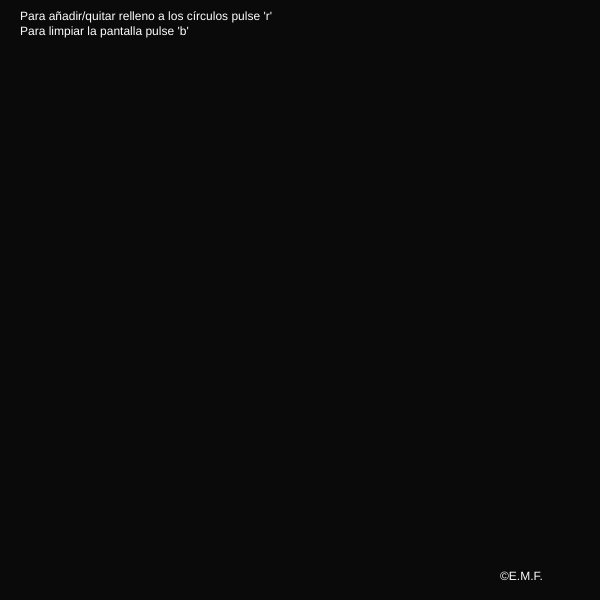
Frame 1 (no input)
Frame 60 (no input): identical to frame 1, image omitted
Frame 120 (the mouse pressed at the canvas centre since frame 60): identical to frame 1, image omitted

The p5.js sketch that drew this single still picture (run headless with seeded random() and noise() and a simulated clock; from frame 60 on, the mouse is pressed at the canvas centre):

// p5.js sketch
// ── sketch.js
let circles = []
var r = true;
function setup() {
  createCanvas(600, 600)
}
function draw() {
  background(10)
  textSize(12)
  fill(255)
  noStroke()
  text("Para añadir/quitar relleno a los círculos pulse 'r'\nPara limpiar la pantalla pulse 'b'", 20 , 20 )
   text("©E.M.F.", 500 , 580 )
  for (let i = 0; i < circles.length; i++) {
    circles[i].setPoint(random(-4,4), random(-4,4))
    circles[i].print()
  }
}
function keyTyped(){
  if(key == 'r'){
    r = !r
  }
  if(key == 'b'){
    circles = []
  }
}
function mouseDragged ( ) { 
  let c = new Circle (mouseX,mouseY,15)  
  circles.push(c)
}
class Circle{
  constructor(x, y, w) {
    this.x = x
    this.y = y
    this.w = w 
  }  
  setPoint(nX, nY) {
    this.x = this.x + nX
    this.y = this.y + nY
  } 
  print() {
    let r1 = random(0,255)
    let r2 = random(0,255)
    let r3 = random(0,255)
    if(!r){
      noFill()
      stroke(r1,r2,r3)
    }
    if(r){
      fill(r1,r2,r3)
    }
    ellipseMode(CENTER)
    ellipse(this.x, this.y, this.w)
  }  
}
